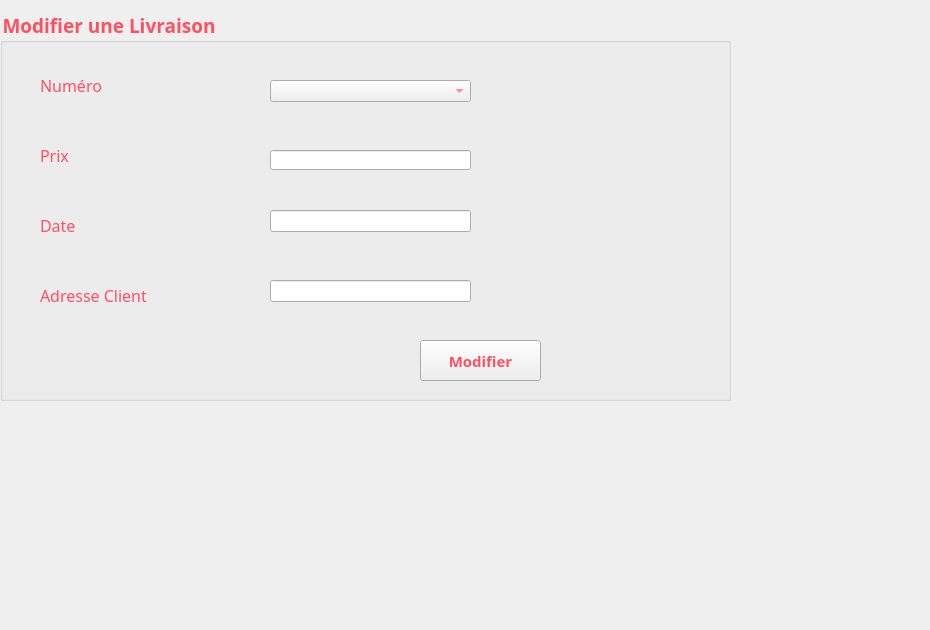
     <widget class="QWidget" name="tab_6">
      <attribute name="title">
       <string>Modifier</string>
      </attribute>
      <widget class="QGroupBox" name="groupBox_2">
       <property name="geometry">
        <rect>
         <x>0</x>
         <y>10</y>
         <width>731</width>
         <height>391</height>
        </rect>
       </property>
       <property name="font">
        <font>
         <family>Lucida Calligraphy</family>
         <pointsize>14</pointsize>
         <weight>75</weight>
         <bold>true</bold>
        </font>
       </property>
       <property name="styleSheet">
        <string notr="true">color: rgb(255, 80, 97);
</string>
       </property>
       <property name="title">
        <string>Modifier une Livraison</string>
       </property>
       <widget class="QLabel" name="label_22">
        <property name="geometry">
         <rect>
          <x>40</x>
          <y>130</y>
          <width>61</width>
          <height>31</height>
         </rect>
        </property>
        <property name="font">
         <font>
          <family>Lucida Calligraphy</family>
          <pointsize>12</pointsize>
         </font>
        </property>
        <property name="text">
         <string>Prix</string>
        </property>
       </widget>
       <widget class="QLineEdit" name="lineEdit_7">
        <property name="geometry">
         <rect>
          <x>270</x>
          <y>140</y>
          <width>201</width>
          <height>20</height>
         </rect>
        </property>
       </widget>
       <widget class="QLabel" name="label_24">
        <property name="geometry">
         <rect>
          <x>40</x>
          <y>60</y>
          <width>91</width>
          <height>31</height>
         </rect>
        </property>
        <property name="minimumSize">
         <size>
          <width>91</width>
          <height>0</height>
         </size>
        </property>
        <property name="font">
         <font>
          <family>Lucida Calligraphy</family>
          <pointsize>12</pointsize>
         </font>
        </property>
        <property name="text">
         <string>Numéro </string>
        </property>
       </widget>
       <widget class="QLabel" name="label_25">
        <property name="geometry">
         <rect>
          <x>40</x>
          <y>200</y>
          <width>61</width>
          <height>31</height>
         </rect>
        </property>
        <property name="font">
         <font>
          <family>Lucida Calligraphy</family>
          <pointsize>12</pointsize>
         </font>
        </property>
        <property name="text">
         <string>Date</string>
        </property>
       </widget>
       <widget class="QLineEdit" name="lineEdit_18">
        <property name="geometry">
         <rect>
          <x>270</x>
          <y>200</y>
          <width>201</width>
          <height>22</height>
         </rect>
        </property>
       </widget>
       <widget class="QLineEdit" name="lineEdit_19">
        <property name="geometry">
         <rect>
          <x>270</x>
          <y>270</y>
          <width>201</width>
          <height>22</height>
         </rect>
        </property>
       </widget>
       <widget class="QLabel" name="label_26">
        <property name="geometry">
         <rect>
          <x>40</x>
          <y>270</y>
          <width>171</width>
          <height>31</height>
         </rect>
        </property>
        <property name="font">
         <font>
          <family>Lucida Calligraphy</family>
          <pointsize>12</pointsize>
         </font>
        </property>
        <property name="text">
         <string>Adresse Client</string>
        </property>
       </widget>
       <widget class="QPushButton" name="pushButton_2">
        <property name="geometry">
         <rect>
          <x>420</x>
          <y>330</y>
          <width>121</width>
          <height>41</height>
         </rect>
        </property>
        <property name="font">
         <font>
          <family>Lucida Calligraphy</family>
          <pointsize>11</pointsize>
          <weight>75</weight>
          <bold>true</bold>
         </font>
        </property>
        <property name="styleSheet">
         <string notr="true">color: rgb(255, 80, 97);
background-image:rgb(255, 170, 255)</string>
        </property>
        <property name="text">
         <string>Modifier</string>
        </property>
       </widget>
       <widget class="QComboBox" name="combolk">
        <property name="geometry">
         <rect>
          <x>270</x>
          <y>70</y>
          <width>201</width>
          <height>22</height>
         </rect>
        </property>
       </widget>
      </widget>
      <widget class="QLabel" name="label_20">
       <property name="geometry">
        <rect>
         <x>-20</x>
         <y>0</y>
         <width>921</width>
         <height>521</height>
        </rect>
       </property>
       <property name="styleSheet">
        <string notr="true">background-image:url(:/1484065617_22184.jpg)</string>
       </property>
       <property name="text">
        <string/>
       </property>
      </widget>
      <widget class="QLabel" name="label_6">
       <property name="geometry">
        <rect>
         <x>-4</x>
         <y>0</y>
         <width>901</width>
         <height>621</height>
        </rect>
       </property>
       <property name="text">
        <string/>
       </property>
       <property name="pixmap">
        <pixmap>../../Pictures/i/Alinka-Shemeluyk_Sweets_YkxmSWdYdw.jpg</pixmap>
       </property>
      </widget>
      <zorder>label_6</zorder>
      <zorder>label_20</zorder>
      <zorder>groupBox_2</zorder>
     </widget>
